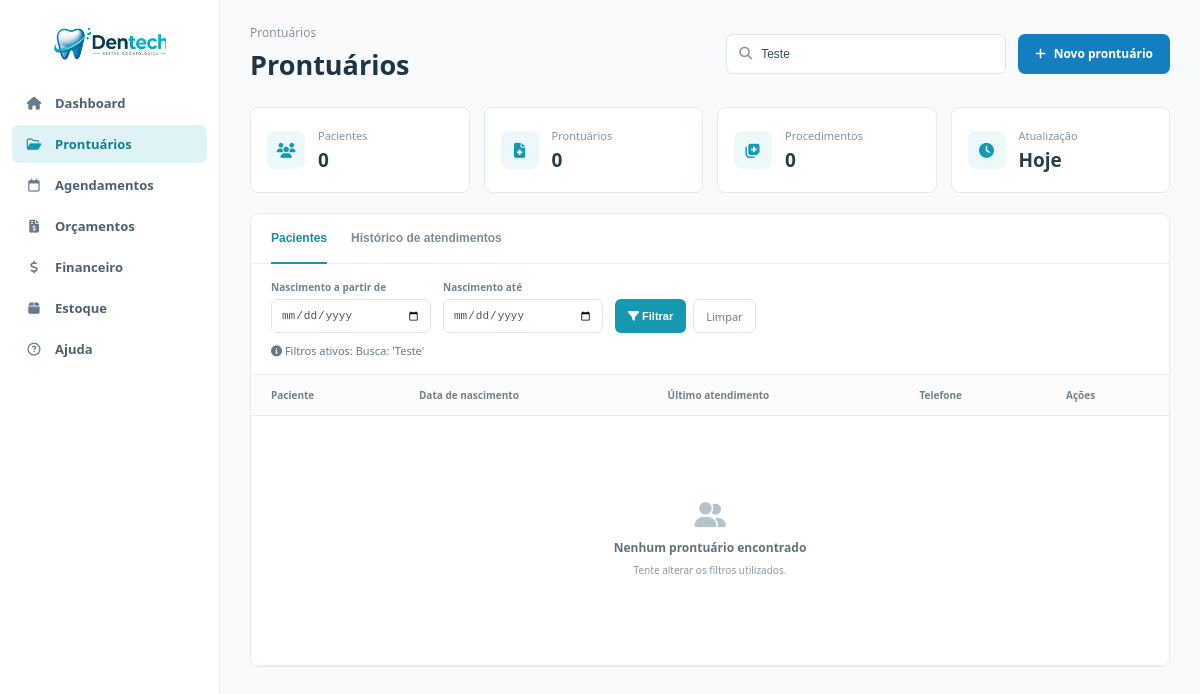
Before: /prontuarios.php?busca=Teste (signed in) with the older database file.
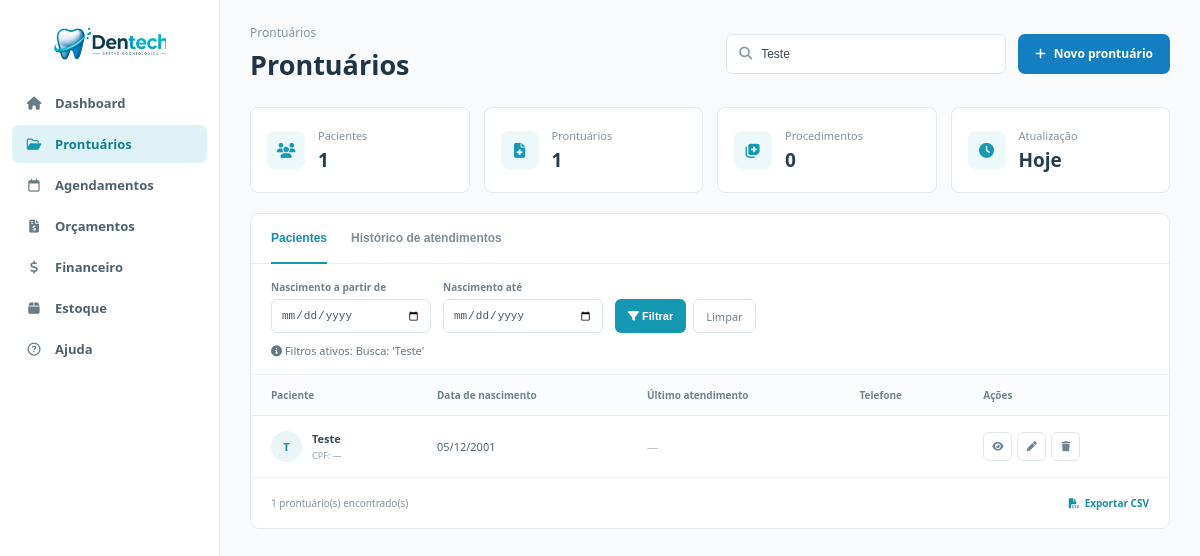
After: the same page with the newer database file.
### tables this page shows
CREATE TABLE `prontuarios` (
  `id` int NOT NULL AUTO_INCREMENT,
  `paciente` varchar(255) NOT NULL,
  `nascimento` date NOT NULL,
  `sexo` enum('Masculino','Feminino','Outro') DEFAULT NULL,
  `estado_civil` varchar(50) DEFAULT NULL,
  `profissao` varchar(100) DEFAULT NULL,
  `rg` varchar(20) DEFAULT NULL,
  `cpf` varchar(14) DEFAULT NULL,
  `endereco` text,
  `cep` varchar(10) DEFAULT NULL,
  `telefone` varchar(20) DEFAULT NULL,
  `email` varchar(255) DEFAULT NULL,
  `observacoes` text,
  `tratamento_odonto` text,
  `tratamento_medico` text,
  `medicamento_continuo` text,
  `alergia_medicamento` text,
  `alergia_outras` text,
  `problemas_saude` text,
  `gravida_meses` varchar(10) DEFAULT NULL,
  `fuma_tempo` varchar(50) DEFAULT NULL,
  `fuma_cigarros_dia` varchar(20) DEFAULT NULL,
  `bebida_frequencia` varchar(100) DEFAULT NULL,
  `drogas_uso` text,
  `doencas_transmissiveis` text,
  `cancer_familiar` text,
  `tratamento_cancer` text,
  `created_at` timestamp NOT NULL DEFAULT CURRENT_TIMESTAMP,
  `termo_consentimento_aceito` tinyint(1) NOT NULL DEFAULT '0',
  `termo_consentimento_aceito_em` datetime DEFAULT NULL,
  PRIMARY KEY (`id`),
  UNIQUE KEY `uq_prontuarios_cpf` (`cpf`)
);

### prontuarios.php (the view, shortened to what the changed rows need)
<?php
require_once 'conexao/conexao.php';
$busca    = trim($_GET['busca'] ?? '');
$data_ini = $_GET['data_ini'] ?? '';
$data_fim = $_GET['data_fim'] ?? '';
$where = [];
$params = [];
if ($busca !== '') {
    $where[] = "(p.paciente LIKE ? OR p.cpf LIKE ? OR p.telefone LIKE ?)";
    $busca_like = "%{$busca}%";
    $params[] = $busca_like;
    $params[] = $busca_like;
    $params[] = $busca_like;
}
$sql = "
    SELECT
        p.*,
        COALESCE(proc_count.total, 0) as total_procedimentos
    FROM prontuarios p
    LEFT JOIN (
        SELECT paciente_id, COUNT(*) as total
        FROM procedimentos
        GROUP BY paciente_id
    ) proc_count ON p.id = proc_count.paciente_id
";
if (!empty($where)) {
    $sql .= " WHERE " . implode(" AND ", $where);
}
$sql .= " ORDER BY p.paciente ASC";
$stmt = $pdo->prepare($sql);
$stmt->execute($params);
$prontuarios = $stmt->fetchAll();
?>
<!DOCTYPE html>
<html lang="pt-BR">
<head>
    <link rel="stylesheet" href="https://cdnjs.cloudflare.com/ajax/libs/font-awesome/6.5.2/css/all.min.css">
    <link rel="stylesheet" href="css/global.css">
    <link rel="stylesheet" href="css/variables.css">
    <link rel="stylesheet" href="css/layout.css">
    <link rel="stylesheet" href="css/prontuarios.css">
    <link rel="stylesheet" href="css/navbar.css">
</head>
<body>
    <div class="content">
        <main>
            <div class="page-header">
                <div>
                    <h1>Prontuários</h1>
                </div>
            </div>
            <section class="stats-grid">
                <div class="stat-card">
                    <div>
                        <span>Pacientes</span>
                        <strong><?= count($prontuarios) ?></strong>
                    </div>
                </div>
                <div class="stat-card">
                    <div>
                        <span>Prontuários</span>
                        <strong><?= count($prontuarios) ?></strong>
                    </div>
                </div>
            </section>
            <section class="content-card">
                <div class="table-wrapper">
                    <table class="patients-table">
                        <thead>
                            <tr>
                                <th>Paciente</th>
                                <th>Data de nascimento</th>
                                <th>Último atendimento</th>
                                <th>Telefone</th>
                                <th>Ações</th>
                            </tr>
                        </thead>
                        <tbody>
                            <?php if (empty($prontuarios)): ?>
                                <tr>
                                    <td colspan="5" class="empty-table">
                                        <div class="empty-state">
                                            <i class="fa-solid fa-user-group"></i>
                                            <strong>
                                                <?= ($busca !== '' || $data_ini !== '' || $data_fim !== '')
                                                    ? 'Nenhum prontuário encontrado'
                                                    : 'Nenhum prontuário cadastrado'
                                                ?>
                                            </strong>
                                            <span>
                                                <?= ($busca !== '' || $data_ini !== '' || $data_fim !== '')
                                                    ? 'Tente alterar os filtros utilizados.'
                                                    : 'Cadastre o primeiro paciente para começar.'
                                                ?>
                                            </span>
                                        </div>
                                    </td>
                                </tr>
                            <?php else: ?>
                                <?php foreach ($prontuarios as $p): ?>
                                    <tr>
                                        <td>
                                            <div class="patient-name">
                                                <div class="patient-avatar">
                                                    <?= strtoupper(substr($p['paciente'], 0, 1)) ?>
                                                </div>
                                                <div>
                                                    <strong>
                                                        <?= htmlspecialchars($p['paciente']) ?>
                                                    </strong>
                                                    <span>
                                                        CPF:
                                                        <?= htmlspecialchars($p['cpf'] ?? '—') ?>
                                                    </span>
                                                </div>
                                            </div>
                                        </td>
                                        <td>
                                            <?= date(
                                                'd/m/Y',
                                                strtotime($p['nascimento'])
                                            ) ?>
                                        </td>
                                        <td>
                                            <span class="not-available">
                                                —
                                            </span>
                                        </td>
                                        <td>
                                        </td>
                                        <td>
                                            <div class="table-actions">
                                                <a
                                                    href="visualizar_prontuario.php?id=<?= $p['id'] ?>"
                                                    class="action-button"
                                                    title="Visualizar">
                                                    <i class="fa-solid fa-eye"></i>
                                                </a>
                                                <a
                                                    href="editar_prontuario.php?id=<?= $p['id'] ?>"
                                                    class="action-button"
                                                    title="Editar">
                                                    <i class="fa-solid fa-pen"></i>
                                                </a>
                                                <button
                                                    type="button"
                                                    class="action-button danger"
                                                    title="Excluir"
                                                    onclick="excluirProntuario(<?= $p['id'] ?>)">
                                                    <i class="fa-solid fa-trash"></i>
                                                </button>
                                            </div>
                                        </td>
                                    </tr>
                                <?php endforeach; ?>
                            <?php endif; ?>
                        </tbody>
                    </table>
                </div>
                <?php if (!empty($prontuarios)): ?>
                    <div class="table-footer">
                        <span><?= count($prontuarios) ?> prontuário(s) encontrado(s)</span>
                        <?php
                        $export_url = '?' . http_build_query(array_merge($_GET, ['exportar' => '1']));
                        ?>
                        <a href="<?= $export_url ?>" class="btn-exportar"><i class="fa-solid fa-file-csv"></i>Exportar CSV</a>
                    </div>
                <?php endif; ?>
            </section>
        </main>
</body>
</html>

Changed rows visible on the page:
now on this page (row edited): prontuarios: paciente "T", paciente "Teste", cpf "—", nascimento "05/12/2001"
Other visible differences:
count($prontuarios): "0" → "1"
count($prontuarios): (not shown) → "1"
text no longer shown: "Nenhum prontuário encontrado Tente alterar os filtros utilizados."
text now shown: "prontuário(s) encontrado(s) Exportar CSV"
